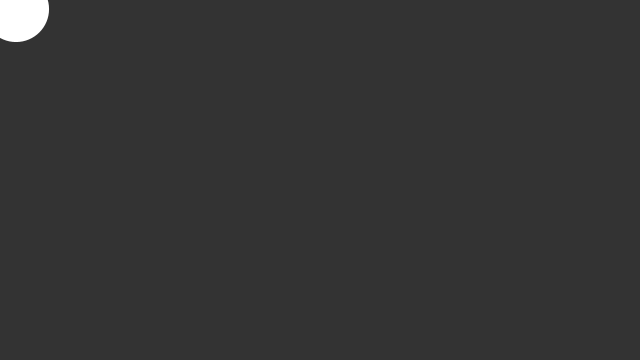
Frame 1 (no input)
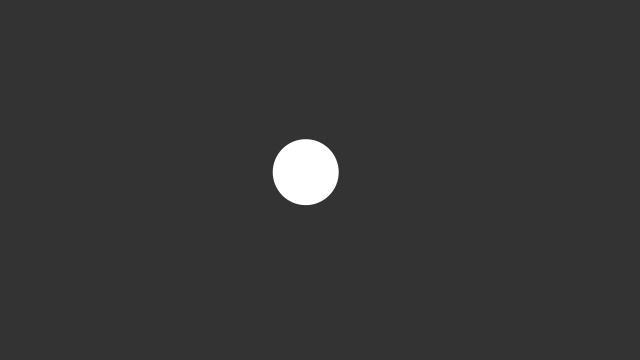
Frame 60 (the mouse pressed at the canvas centre just before this capture)
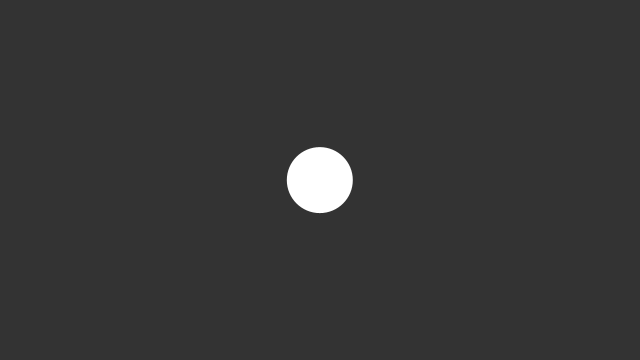
Frame 120 (the mouse held since frame 60 and released just before this capture)

The Processing sketch that drew these frames (run headless with seeded random() and noise(); from frame 60 on, the mouse is pressed at the canvas centre):

// Processing sketch: sketch_211031a
// ── sketch_211031a.pde
/**
 * Easing. 
 * 
 * Move the mouse across the screen and the symbol will follow.  
 * Between drawing each frame of the animation, the program
 * calculates the difference between the position of the 
 * symbol and the cursor. If the distance is larger than
 * 1 pixel, the symbol moves part of the distance (0.05) from its
 * current position toward the cursor. 
 */
 
float x;
float y;
float easing = 0.05;

float positionX;
float positionY;

void setup() {
  size(640, 360); 
  noStroke();  
  positionX = width/2;
  positionY = height/2;
}

void draw() { 
  background(51);
  
  if (positionY > height/2) {
    positionY--;
  } else {
    positionY++;
  }
  
  if (positionX > width/2) {
    positionX--;
  } else {
    positionX++;
  }
  
  float targetX = positionX;
  float dx = targetX - x;
  x += dx * easing;
  
  float targetY = positionY;
  float dy = targetY - y;
  y += dy * easing;
  
  ellipse(x, y, 66, 66);
}

void keyPressed() {
  if (keyCode == UP) {
    positionY -= 40;
  }
  if (keyCode == DOWN) {
    positionY += 40;
  }
  if (keyCode == LEFT) {
    positionX -= 60;
  }
  if (keyCode == RIGHT) {
    positionX += 60;
  }
}
  
  
  
